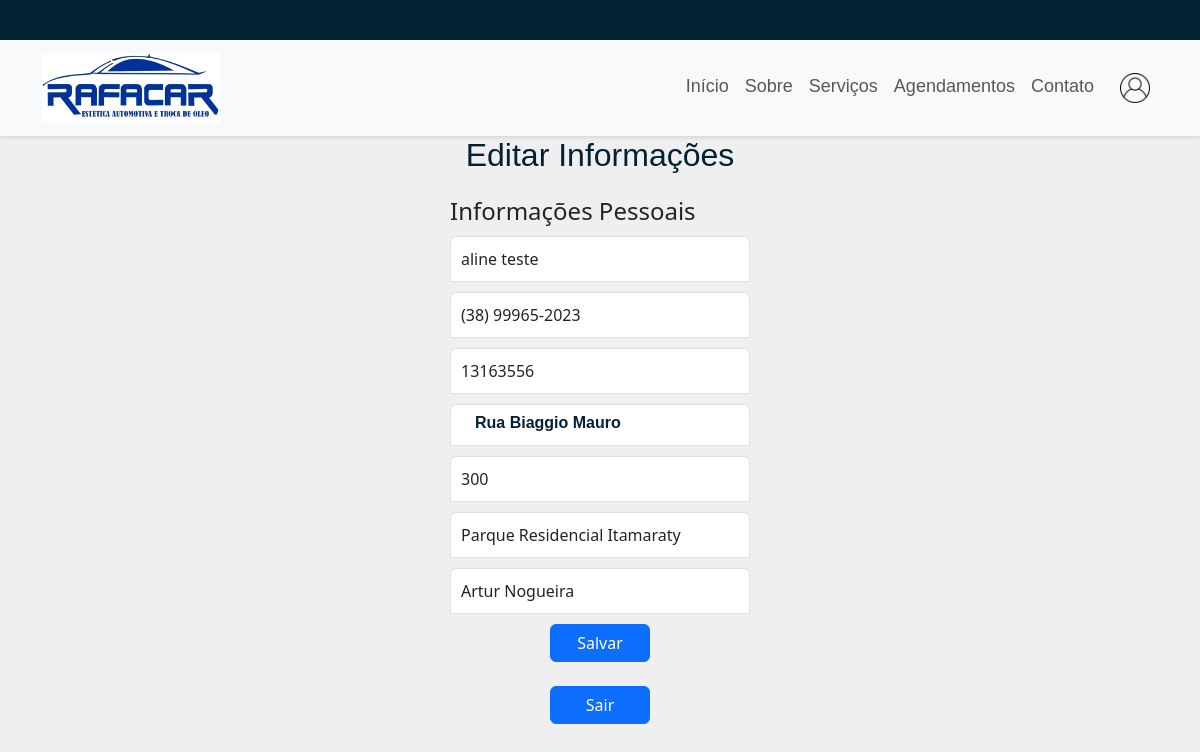
Page /edita_user/ (signed in) on the committed database.
### rafacar/models.py (models this page shows, shortened)
class DadosPessoais(models.Model):
    user = models.OneToOneField(User, on_delete=models.CASCADE)
    nome = models.CharField(max_length=100)
    telefone = models.CharField(max_length=20)
    cep = models.CharField(max_length=9)
    endereco = models.CharField(max_length=255)
    numero_casa = models.CharField(max_length=10)
    bairro = models.CharField(max_length=100)
    cidade = models.CharField(max_length=100)

### rafacar/views.py (the view, shortened to what this page needs)
# urls.py: path('edita_user/', views.edita_user, name='edita_user'),
def edita_user(request):
    if not request.user.is_authenticated:
        messages.add_message(request, messages.INFO, 'Faça login primeiro.')
        return redirect('login')
    dados_pessoais = DadosPessoais.objects.filter(user=request.user).first()
    mensagem_sucesso = None
    return render(request, 'edita_dados_pessoais.html', {'dados': dados_pessoais})

### rafacar/templates/edita_dados_pessoais.html (shortened to what this page needs)
{% load static %}
<!DOCTYPE html>
<html lang="pt-BR">
<head>
  <link href="https://cdn.jsdelivr.net/npm/bootstrap@5.3.0-alpha1/dist/css/bootstrap.min.css" rel="stylesheet"
>
  <link rel="stylesheet" type="text/css" href="{% static 'rafacar/css/style.css' %}" />
</head>
<body>
  <header>
    <div style="height: 40px; background-color: #022135; width: 100%;"></div>
    <nav class="navbar navbar-expand-lg navbar-light bg-light">
      <div class="container">
        <a class="navbar-brand" href="#">
          <img src="{% static 'rafacar/imagens/logo.jpeg' %}" width="" height="70" alt="Logo">
        </a>
        <div class="collapse navbar-collapse d-lg-flex justify-content-end" id="navbarSupportedContent">
          <ul class="navbar-nav">
            <li class="nav-item active">
              <a class="nav-link" href="{% url 'home' %}">Início</a>
            </li>
            <li class="nav-item">
              <a class="nav-link" href="{% url 'sobre' %}">Sobre</a>
            </li>
            <li class="nav-item">
              <a class="nav-link" href="{% url 'servicos' %}">Serviços</a>
            </li>
            <li class="nav-item">
              <a class="nav-link" href="{% url 'agendamentos' %}">Agendamentos</a>
            </li>
            <li class="nav-item">
              <a class="nav-link" href="{% url 'contato' %}">Contato</a>
            </li>
            <li class="nav-item">
              <a class="nav-link" href="#"><img src="{% static 'rafacar/imagens/perfil.png' %}" width="30px"
                  style="margin-left: 10px;"></a>
            </li>
          </ul>
        </div>
      </div>
    </nav>
  </header>
  <h2 class="cadastro_h2" style="text-align: center">Editar Informações</h2>
  <form method="post" class="form-signin" action="{% url 'edita_user' %}">
    <h4 class="form-signin-heading">Informações Pessoais</h4>
    <input type="text" name="nome" class="form-control" id="nome" placeholder="Nome" value="{{ dados.nome }}">
    <input type="text" name="telefone" class="form-control" id="telefone" placeholder="Telefone"
      value="{{ dados.telefone }}">
    <input type="text" name="cep" class="form-control" id="cep" placeholder="CEP" value="{{ dados.cep }}">
    <input type="text" name="endereco" class="form-control" id="endereco" placeholder="Endereço"
      value="{{ dados.endereco }}">
    <input type="text" name="numero_casa" class="form-control" id="numero_casa" placeholder="Numero:"
      value="{{ dados.numero_casa }}">
    <input type="text" name="bairro" class="form-control" id="bairro" placeholder="Bairro" value="{{ dados.bairro }}">
    <input type="text" name="cidade" class="form-control" id="cidade" placeholder="Cidade" value="{{ dados.cidade }}">
    <center><button class="btn btn-primary col-4" type="submit">Salvar</button></center>
    <br>
    <center><a id="logout-button" class="btn btn-primary col-4">Sair</a></center>
  </form>
</body>
</html>

### rafacar/static/rafacar/css/style.css (style rules this page uses)
ul { list-style-type: none; margin: 0; padding: 0; overflow: hidden; }
li { float: left; font-size: 18px; }
li a { font-family: Bariol, sans-serif; display: block; color: black; text-align: left; padding: 14px; text-decoration: none; }
#endereco { font-family: Bariol, sans-serif; color: #022135; font-weight: 700; padding-top: 2%; padding-left: 8%; }

### rafacar/templates/edita_dados_pessoais.html (style rules this page uses)
body { background-color: #efefef; }
.form-signin { max-width: 330px; padding: 15px; margin: 0 auto; }
.form-signin .form-signin-heading, .form-signin .checkbox { margin-bottom: 10px; }
.form-signin .form-control { position: relative; height: auto; -webkit-box-sizing: border-box; -moz-box-sizing: border-box; box-sizing: border-box; padding: 10px; font-size: 16px; }
.form-signin input[type="text"], .form-signin input[type="password"] { margin-bottom: 10px; border-bottom-right-radius: 0; border-bottom-left-radius: 0; }
.cadastro_h2 { font-family: Bariol, sans-serif; color: #022135; }
.navbar { box-shadow: 0 2px 4px rgba(0, 0, 0, 0.1); }

### rows in the picture
DadosPessoais: nome "aline teste", telefone "(38) 99965-2023", cep "13163556", endereco "Rua Biaggio Mauro", numero_casa "300", bairro "Parque Residencial Itamaraty", cidade "Artur Nogueira"
